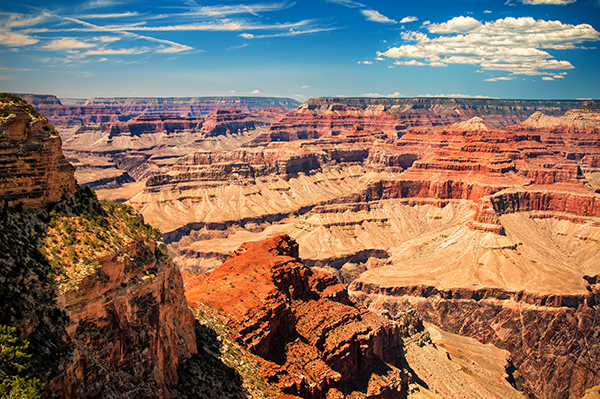
#> input picture images/grand_canyon.png, 600 x 399 px
$ python getting_and_setting.py
#> lines starting #> are read from the running program, lines starting #| are printed output that depends on the picture; after the words box and inside, x2 and y2 are one past the last pixel; in counts of white or black regions, pixels touching at a corner belong together
"""
	@author: Akshay Nevrekar
	@created on: 26/09/2019
"""

# import necessary packages
from config import IMAGE
import cv2
import numpy as np


# read image
image = cv2.imread(IMAGE)
#> image is the input picture: shape (399, 600, 3); mean B, G, R 97.3, 113.1, 138.6

# get height and width
(h,w) = image.shape[:2]
#> h = 399; w = 600

# display original image
cv2.imshow("original image", image)
cv2.waitKey(500)

# get pixel values at location (0,0)
bgr = image[0,0]
#> bgr = [115, 73, 4]
print("Pixel at (0,0): Blue {}, Green {}, Red {}".format(*bgr))
#| Pixel at (0,0): Blue 115, Green 73, Red 4

# let's change value of pixel at (0,0) and make it red
image[0,0] = (0,0,255)
#> image: shape (399, 600, 3); under 0.01% of pixels changed, all inside (x1, y1, x2, y2) = (0, 0, 1, 1)
print("Pixel at (0,0): Blue {}, Green {}, Red {}".format(*bgr))
#| Pixel at (0,0): Blue 0, Green 0, Red 255

# get the center of an image
(cX, cY) = (w//2, h//2)
#> cX = 300; cY = 199

# get top left corner of an image
tl = image[0:cY, 0:cX]
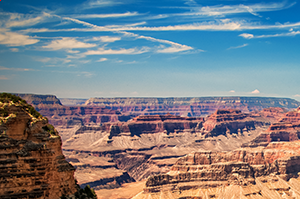
#> tl: shape (199, 300, 3); mean B, G, R 135.2, 129.2, 124.7
cv2.imshow("Top Left Corner", tl)

# get top right corner of an image
tr = image[0:cY, cX:]
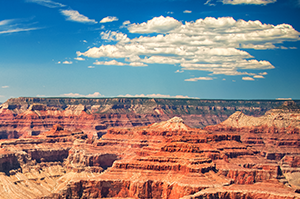
#> tr: shape (199, 300, 3); mean B, G, R 134.3, 133.8, 139.9
cv2.imshow("Top Right Corner", tr)

# get bottom left corner
bl = image[cY:, 0:cX]
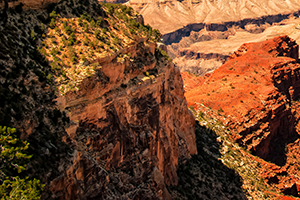
#> bl: shape (200, 300, 3); mean B, G, R 41.1, 70.6, 112.5
cv2.imshow("Bottom left Corner", bl)

# get bottom right corner
br = image[cY:, cX:]
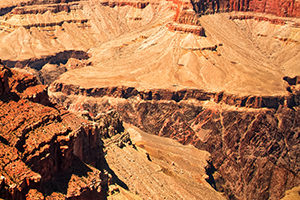
#> br: shape (200, 300, 3); mean B, G, R 78.8, 119.2, 177.4
cv2.imshow("Bottom right Corner", br)

# fill top left corner with Green color
image[0:cY, 0:cX] = (0,255,0)
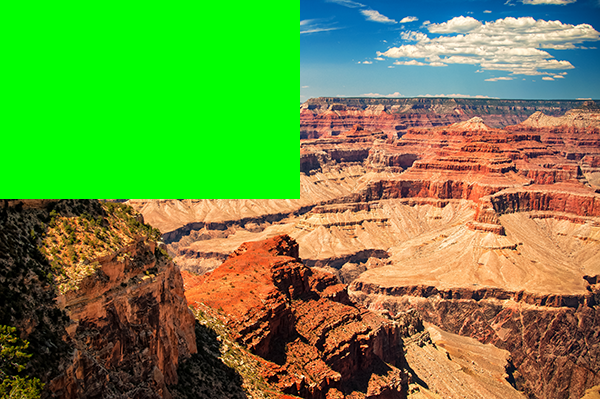
#> image: shape (399, 600, 3); mean B, G, R 63.6, 144.5, 107.5
cv2.imshow("Updated Image", image)
cv2.waitKey(0)

$ run again, with images/florida_trip.png copied over images/grand_canyon.png
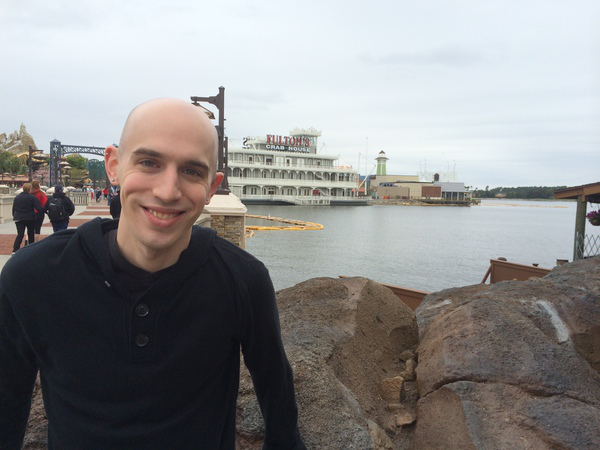
#> input picture images/florida_trip.png, 600 x 450 px
#> image is the input picture: shape (450, 600, 3); mean B, G, R 139.9, 140.1, 141
#> bgr = [246, 240, 233]
#| Pixel at (0,0): Blue 246, Green 240, Red 233
#| Pixel at (0,0): Blue 0, Green 0, Red 255
#> `br = image[cY:, cX:]`:
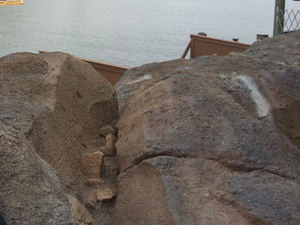
#> br: shape (225, 300, 3); mean B, G, R 101.8, 108, 115.1
#> `image[0:cY, 0:cX] = (0,255,0)`:
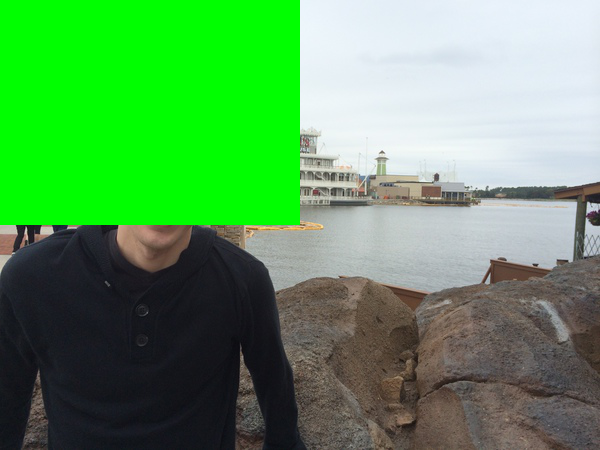
#> image: shape (450, 600, 3); mean B, G, R 92.3, 156, 92.4

$ run again, with images/bricks.png copied over images/grand_canyon.png
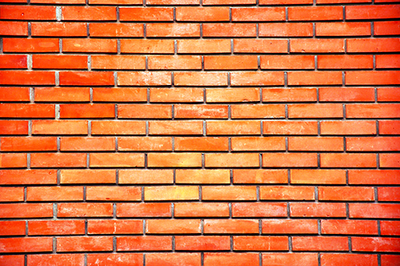
#> input picture images/bricks.png, 400 x 266 px
#> image is the input picture: shape (266, 400, 3); mean B, G, R 66.4, 117, 216.7
#> bgr = [1, 22, 231]
#| Pixel at (0,0): Blue 1, Green 22, Red 231
#| Pixel at (0,0): Blue 0, Green 0, Red 255
#> `br = image[cY:, cX:]`:
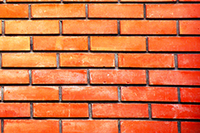
#> br: shape (133, 200, 3); mean B, G, R 67.7, 113.7, 213.5
#> `image[0:cY, 0:cX] = (0,255,0)`:
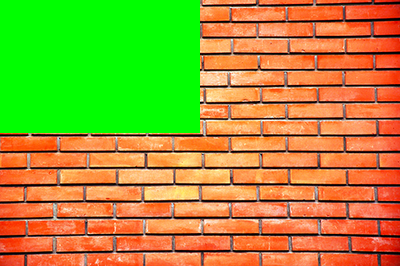
#> image: shape (266, 400, 3); mean B, G, R 51.7, 152, 161.8
